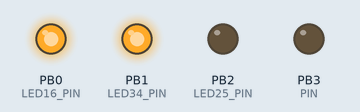
The sketch below on a simulated ATtiny85, built with avr-gcc and run on an emulated ATtiny85. Shown: output pins drawn as LEDs (lit = HIGH).

Above: at 0.6 s.
At 4.5 s:
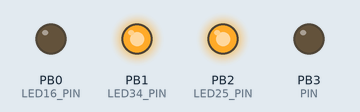
Timing chart, 0 to 6.0 s (numbered marks = the images above):
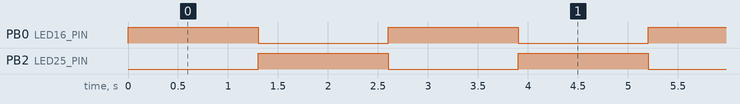

The sketch:

tiny13_LightSwitcher.ino
```cpp
#include <avr/io.h>
#include <avr/interrupt.h>

#define USE_3LED

#define INTERRUPTPIN PCINT1 //this is PB1(tiny13a:MISO) per the schematic
#define PCINT_VECTOR PCINT0_vect  //this step is not necessary
#define PORTPIN PB1 //Page 64
#define DATADIRECTIONPIN DDB1 //Page 64 of data sheet
#define READPIN PINB1 //page 64

#define LED25_PIN 2
#define LED34_PIN 1
#define LED16_PIN 0
#define PIN 3
#define ON_TIME 1000
#define OFF_TIME 1000
#define WAIT_TIME 300
#define ON_DTIME (ON_TIME) // for CLOCK 1.2MHz
#define WAIT_DTIME (WAIT_TIME) // for CLOCK 1.2MHz

static volatile byte LEDState; //variable used within ISR must be declared Volatile.

void setup( ) {
  pinMode(PIN, OUTPUT);
  pinMode(LED25_PIN, OUTPUT);
  #ifdef USE_3LED
  pinMode(LED16_PIN, OUTPUT);
  pinMode(LED34_PIN, OUTPUT);
  #endif // USE_3LED

  digitalWrite(LED25_PIN, HIGH);
  #ifdef USE_3LED
  digitalWrite(LED16_PIN, LOW);
  digitalWrite(LED34_PIN, HIGH);
  #endif // USE_3LED

  // settings for interrupts >
  #if 0
  cli();//disable interrupts during setup
  PCMSK |= (1 << INTERRUPTPIN); //sbi(PCMSK,INTERRUPTPIN) also works but I think this is more clear // tell pin change mask to listen to pin2 /pb3 //SBI
  GIMSK |= (1 << PCIE);   // enable PCINT interrupt in the general interrupt mask //SBI

  DDRB &= ~(1 << DATADIRECTIONPIN); //cbi(DDRB, DATADIRECTIONPIN);//  set up as input  - pin2 clear bit  - set to zero
  PORTB |= (1<< PORTPIN); //cbi(PORTB, PORTPIN);// disable pull-up. hook up pulldown resistor. - set to zero
  LEDState = 0;
  sei(); //last line of setup - enable interrupts after setup
  #endif
  // < settings for interrupts

}

void loop( ) {
  if (LEDState == 1) {
    //digitalWrite(PIN, HIGH);
    digitalWrite(LED25_PIN, HIGH);
    #ifdef USE_3LED
    digitalWrite(LED16_PIN, LOW);
    #endif // USE_3LED
    LEDState = 0;
    delay(ON_TIME);
  }
  else {
    //digitalWrite(PIN, LOW);
    digitalWrite(LED25_PIN, LOW);
    #ifdef USE_3LED
    digitalWrite(LED16_PIN, HIGH);
    #endif // USE_3LED
    LEDState = 1;
    delay(OFF_TIME);
  }
  delay(WAIT_DTIME);
}

#if 0
//this is the interrupt handler
ISR(PCINT_VECTOR)
{
  if (LEDState == 0)
  {
    LEDState = 1;
  }
}
#endif
```

Measured:
- by itself, PB0 (LED16_PIN), PB2 (LED25_PIN): alternates HIGH for 1.3 s and LOW for 1.3 s
